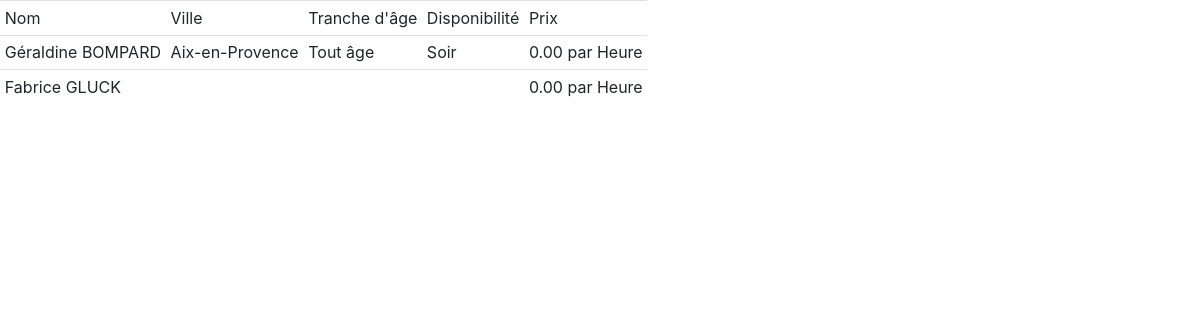
The page /list/ on the database as committed earlier.
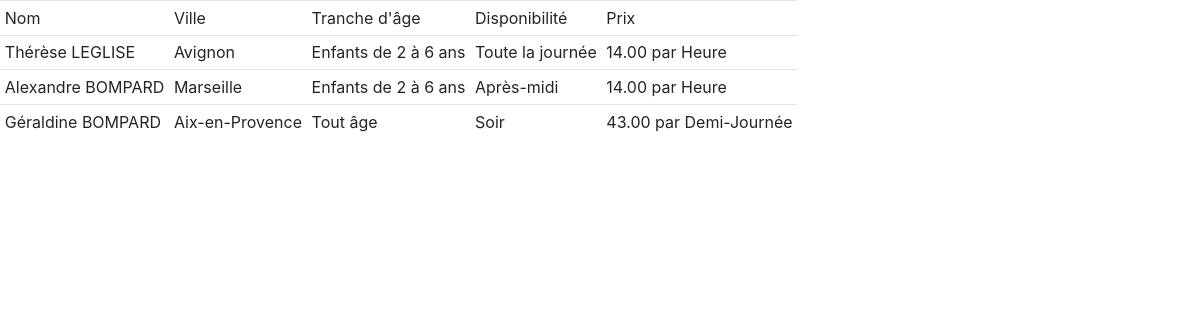
The same page on the database as committed later.
### babysitters/models.py (models this page shows, shortened)
class Babysitter(models.Model):
    member = models.OneToOneField(Member, on_delete=models.CASCADE, null=True, related_name="babysitter_profile", verbose_name="Membre")
    location = models.CharField(verbose_name="Ville et environs", max_length=4, choices=components.LOCATIONS, null=False, )
    criminal_record = models.BooleanField(verbose_name="Casier Judiciaire (B1/B2) vierge", default=False, )
    birth_date = models.DateField(verbose_name="Date de naissance", blank=True, default="1901-01-01")
    grade_main = models.CharField(verbose_name="Premier diplôme", max_length=4, choices=components.GRADES_CHOICES, blank=True, )
    grade_sec = models.CharField(verbose_name="Deuxième diplôme", max_length=4, choices=components.GRADES_CHOICES, blank=True, )
    aid_certificate_grade = models.BooleanField(verbose_name="Brevet de secourisme", default=False, )
    age_target = models.CharField(verbose_name="Tranche d'âge de l'enfant", max_length=4, choices=components.AGE_TARGET_CHOICES, blank=True, )
    time_target = models.CharField(verbose_name="Moments de la journée", max_length=4, choices=components.TIME_TARGET_CHOICES, blank=True, )
    price = MoneyField(verbose_name="Tarifs de vos prestations", max_digits=10, decimal_places=2, default_currency='EUR', )
    price_unit = models.CharField(verbose_name="par", max_length=4, choices=components.TARIFICATION_UNIT, default='H', )
    phone = PhoneNumberField("Numéro de téléphone", blank=True, )
    linkedin = models.URLField(verbose_name="Profil LinkedIn", blank=True, )
    viadeo = models.URLField(verbose_name="Profil Viadeo", blank=True, )
    class Meta:
        verbose_name = 'Babysitter'
        verbose_name_plural = "Babysitters"

### accounts/models.py (models this page shows, shortened)
class Member(AbstractBaseUser):
    email = models.EmailField(verbose_name='Adresse Mail', max_length=255, unique=True)
    full_name = models.CharField(verbose_name='Nom et Prénom', max_length=255)
    babysitter = models.BooleanField(verbose_name="Compte Babysitter", default=False)
    active_profile = models.BooleanField(verbose_name='Actif', default=True)
    staff_profile = models.BooleanField(verbose_name='Staff', default=False)
    admin_profile = models.BooleanField(verbose_name='Administrateur', default=False)
    creation_date = models.DateField(verbose_name='Date de création', default=timezone.now)
    USERNAME_FIELD = 'email'
    REQUIRED_FIELDS = ['full_name', ]
    objects = MemberManager()
    class Meta:
        verbose_name = "Membre"
        verbose_name_plural = "Membres"

### babysitters/views.py (the view)
# urls.py: path('list/', show_db_list),            # babysitters.views.show_db_list
def show_db_list(request):
    qs = Babysitter.objects.all().order_by('price_unit', 'price')
    return render(request, 'babysitters/list.html', {'qs': qs})

### babysitters/templates/babysitters/list.html (shortened to what this page needs)
<!DOCTYPE html>
<html lang="en">
<head>
    <link rel="stylesheet" href="https://stackpath.bootstrapcdn.com/bootstrap/4.1.2/css/bootstrap.min.css">
</head>
<body>
    <table class="table table-sm table-stripped table-responsive">
        <thead>
            <tr>
                <td>Nom</td>
                <td>Ville</td>
                <td>Tranche d'âge</td>
                <td>Disponibilité</td>
                <td>Prix</td>
            </tr>
        </thead>
        <tbody>
            {% for qs in qs %}
                <tr>
                    <td>{{qs.member.full_name}}</td>
                    <td>{{qs.get_location_display}}</td>
                    <td>{{qs.get_age_target_display}}</td>
                    <td>{{qs.get_time_target_display}}</td>
                    <td>{{qs.price}} par {{qs.get_price_unit_display}}</td>
                </tr>
            {% endfor %}
        </tbody>
    </table>
</body>
</html>

Rows that differ between the two databases and show on the page:
changed Babysitter: member.full_name "Fabrice GLUCK" → "Thérèse LEGLISE"; location (not shown) → "Avignon"; age_target (not shown) → "Enfants de 2 à 6 ans"; time_target (not shown) → "Toute la journée"; price "0.00" → "14.00"; moves up the list
added Babysitter: member.full_name "Alexandre BOMPARD", location "Marseille", age_target "Enfants de 2 à 6 ans", time_target "Après-midi", price "14.00", price_unit "Heure"
changed Babysitter "Aix-en-Provence": price "0.00" → "43.00"; price_unit "Heure" → "Demi-Journée"
